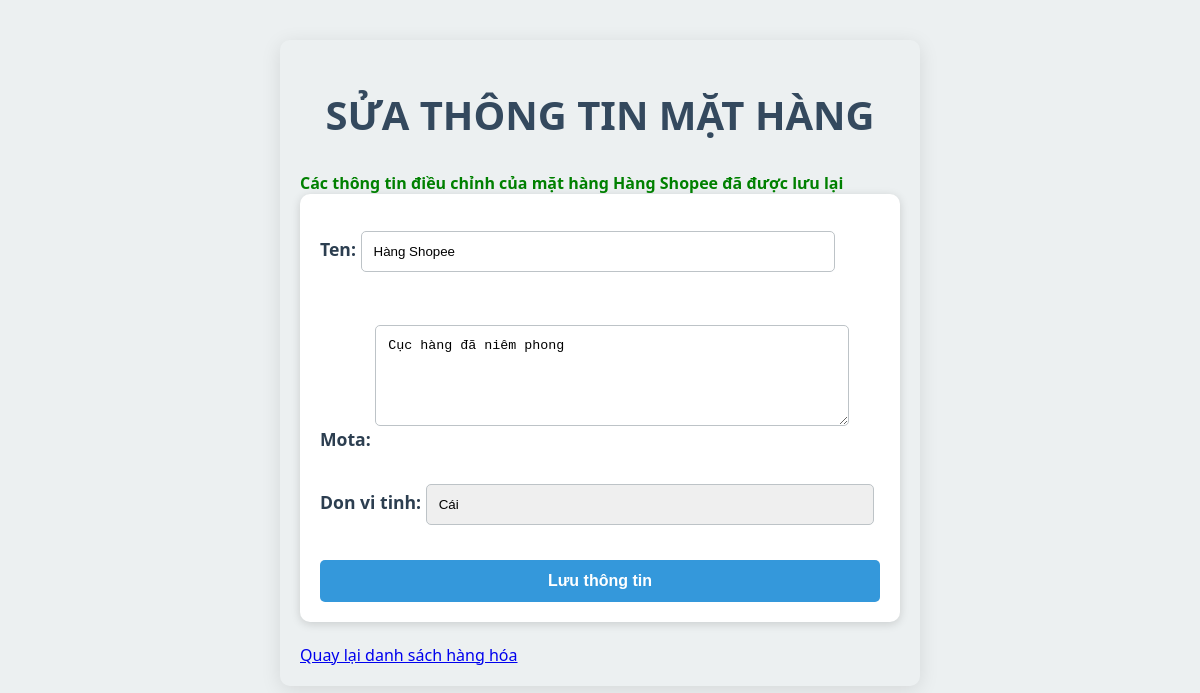
Screenshot of /suahanghoa/2/ with the database file from the repository.
### qlkhohang/models.py (models this page shows, shortened)
class HangHoa(models.Model):
    ten = models.CharField(max_length=200, null=False)
    mota = models.TextField(blank=True, null=True)
    class DonViTinh(models.TextChoices):
        KG = 'Kg', 'Kg'
        CAI = 'Cái', 'Cái'
        CHAI = 'Chai', 'Chai'
        HOP = 'Hộp', 'Hộp'
    don_vi_tinh = models.CharField(max_length=4, choices=DonViTinh.choices, null=False)
    kho = models.ManyToManyField(Kho, through='KhoHangHoa', related_name='hanghoa')

### qlkhohang/views.py (the view, shortened to what this page needs)
# urls.py: path('suahanghoa/', views.sushanghoa, name='them_hanghoa'),  # Thêm mới
def sushanghoa(request, id_hanghoa=None):
    if id_hanghoa:
        hanghoa = get_object_or_404(HangHoa, id=id_hanghoa)
        form = HangHoaForm(request.POST or None, instance=hanghoa)
        action = "SỬA THÔNG TIN MẶT HÀNG"
        success_message = f"Các thông tin điều chỉnh của mặt hàng {hanghoa.ten} đã được lưu lại"
    else:
        form = HangHoaForm(request.POST or None)
        action = "THÊM MỚI MẶT HÀNG"
        success_message = None
    return render(request, 'suahanghoa.html', {
        'form': form,
        'action': action,
        'success_message': success_message
    })

### qlkhohang/forms.py
class HangHoaForm(forms.ModelForm):
    class Meta:
        model = HangHoa
        fields = ['ten', 'mota', 'don_vi_tinh']  # Các trường cần có trong form
        widgets = {
            'ten': forms.TextInput(attrs={
                'class': 'form-control',
                'placeholder': 'Nhập tên'
            }),
            'mota': forms.Textarea(attrs={
                'class': 'form-control',
                'rows': 5,
                'placeholder': 'Nhập mô tả'
            }),
            'don_vi_tinh': forms.Select(attrs={
                'class': 'form-control'
            }),
        }

### qlkhohang/templates/suahanghoa.html (shortened to what this page needs)
{% load static %}
<!DOCTYPE html>
<html lang="vi">
<head>
    <link rel="stylesheet" type="text/css" href="{% static 'qlkhohang/css/suahanghoa.css' %}">
</head>
<body>
    <h1>{{ action }}</h1>
    {% if success_message %}
        <div style="color: green;">
            <strong>{{ success_message }}</strong>
        </div>
    {% endif %}
    <form method="post">
        {{ form.as_p }}
        <button type="submit">Lưu thông tin</button>
    </form>
    <br>
    <a href="{% url 'dshanghoa' %}">Quay lại danh sách hàng hóa</a>
</body>
</html>

### qlkhohang/static/qlkhohang/css/suahanghoa.css (style rules this page uses)
body { font-family: 'Segoe UI', Tahoma, Geneva, Verdana, sans-serif; background-color: #ecf0f1; margin: 40px auto; max-width: 600px; padding: 20px; box-shadow: 0 4px 20px rgba(0, 0, 0, 0.1); border-radius: 10px; }
h1 { color: #34495e; text-align: center; margin-bottom: 30px; font-size: 2.5em; font-weight: bold; text-transform: uppercase; }
form { display: flex; flex-direction: column; background-color: #ffffff; padding: 20px; border-radius: 10px; box-shadow: 0 2px 10px rgba(0, 0, 0, 0.15); }
form p { margin-bottom: 15px; font-size: 1.1em; }
label { margin-bottom: 5px; font-weight: bold; color: #2c3e50; }
input[type="text"], input[type="date"], textarea, select { width: 80%; max-width: 500px; padding: 12px; margin-bottom: 20px; border: 1px solid #bdc3c7; border-radius: 5px; transition: border-color 0.3s ease, box-shadow 0.3s ease; }
select { appearance: none; background-position: right 10px center; background-size: 12px; }
button { background-color: #3498db; color: #fff; padding: 12px; border: none; border-radius: 5px; cursor: pointer; font-size: 1em; transition: background-color 0.3s ease, transform 0.2s ease; font-weight: bold; }

### rows the page displays
HangHoa: ten "Hàng Shopee", mota "Cục hàng đã niêm phong", don_vi_tinh "Cái"

### other values shown
{{ action }} "SỬA THÔNG TIN MẶT HÀNG"
{{ success_message }} "Các thông tin điều chỉnh của mặt hàng Hàng Shopee đã được lưu lại"
